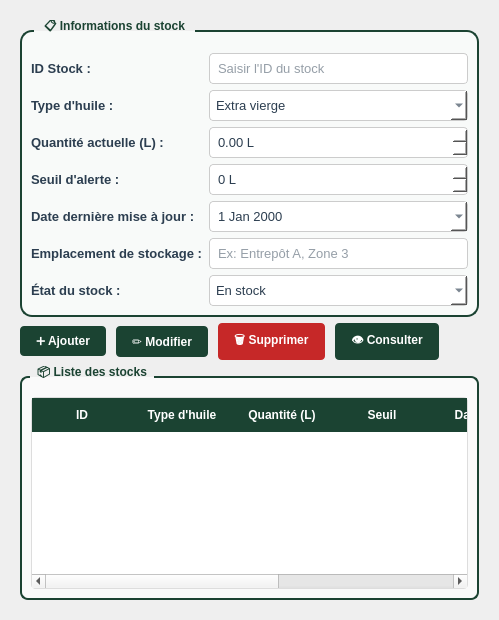
      <widget class="QWidget" name="tabGestionStock">
       <attribute name="title">
        <string>📦 Gestion Stock</string>
       </attribute>
       <layout class="QVBoxLayout" name="verticalLayout_1">
        <property name="leftMargin">
         <number>20</number>
        </property>
        <property name="topMargin">
         <number>20</number>
        </property>
        <property name="rightMargin">
         <number>20</number>
        </property>
        <property name="bottomMargin">
         <number>20</number>
        </property>
        <item>
         <widget class="QGroupBox" name="groupInfoStock">
          <property name="styleSheet">
           <string notr="true">QGroupBox {
    font-weight: bold;
    border: 2px solid #1B4332;
    border-radius: 12px;
    margin-top: 10px;
    padding-top: 12px;
    background-color: #f8faf9;
}
QGroupBox::title {
    subcontrol-origin: margin;
    left: 14px;
    padding: 0 8px;
    color: #1B4332;
}</string>
          </property>
          <property name="title">
           <string>📋 Informations du stock</string>
          </property>
          <layout class="QGridLayout" name="gridLayoutInfo">
           <item row="0" column="0">
            <widget class="QLabel" name="labelIdStock">
             <property name="styleSheet">
              <string notr="true">color: #2c3e50; font-size: 13px; font-weight: 600;</string>
             </property>
             <property name="text">
              <string>ID Stock :</string>
             </property>
            </widget>
           </item>
           <item row="0" column="1">
            <widget class="QLineEdit" name="lineEditIdStock">
             <property name="styleSheet">
              <string notr="true">QLineEdit {
    border: 1px solid #ccc;
    border-radius: 4px;
    padding: 6px;
    background: white;
    color: #2c3e50;
    font-size: 13px;
}
QLineEdit:focus {
    border: 2px solid #1B4332;
}</string>
             </property>
             <property name="placeholderText">
              <string>Saisir l'ID du stock</string>
             </property>
            </widget>
           </item>
           <item row="1" column="0">
            <widget class="QLabel" name="labelTypeHuile">
             <property name="styleSheet">
              <string notr="true">color: #2c3e50; font-size: 13px; font-weight: 600;</string>
             </property>
             <property name="text">
              <string>Type d'huile :</string>
             </property>
            </widget>
           </item>
           <item row="1" column="1">
            <widget class="QComboBox" name="comboTypeHuile">
             <property name="styleSheet">
              <string notr="true">QComboBox {
    border: 1px solid #ccc;
    border-radius: 4px;
    padding: 6px;
    background: white;
    color: #2c3e50;
    font-size: 13px;
}
QComboBox:focus {
    border: 2px solid #1B4332;
}</string>
             </property>
             <item>
              <property name="text">
               <string>Extra vierge</string>
              </property>
             </item>
             <item>
              <property name="text">
               <string>Vierge</string>
              </property>
             </item>
             <item>
              <property name="text">
               <string>Lampante</string>
              </property>
             </item>
            </widget>
           </item>
           <item row="2" column="0">
            <widget class="QLabel" name="labelQuantite">
             <property name="styleSheet">
              <string notr="true">color: #2c3e50; font-size: 13px; font-weight: 600;</string>
             </property>
             <property name="text">
              <string>Quantité actuelle (L) :</string>
             </property>
            </widget>
           </item>
           <item row="2" column="1">
            <widget class="QDoubleSpinBox" name="spinQuantite">
             <property name="styleSheet">
              <string notr="true">QDoubleSpinBox {
    border: 1px solid #ccc;
    border-radius: 4px;
    padding: 6px;
    background: white;
    color: #2c3e50;
    font-size: 13px;
}
QDoubleSpinBox:focus {
    border: 2px solid #1B4332;
}</string>
             </property>
             <property name="suffix">
              <string> L</string>
             </property>
             <property name="decimals">
              <number>2</number>
             </property>
             <property name="maximum">
              <double>100000.000000000000000</double>
             </property>
            </widget>
           </item>
           <item row="3" column="0">
            <widget class="QLabel" name="labelSeuilAlerte">
             <property name="styleSheet">
              <string notr="true">color: #2c3e50; font-size: 13px; font-weight: 600;</string>
             </property>
             <property name="text">
              <string>Seuil d'alerte :</string>
             </property>
            </widget>
           </item>
           <item row="3" column="1">
            <widget class="QSpinBox" name="spinSeuilAlerte">
             <property name="styleSheet">
              <string notr="true">QSpinBox {
    border: 1px solid #ccc;
    border-radius: 4px;
    padding: 6px;
    background: white;
    color: #2c3e50;
    font-size: 13px;
}
QSpinBox:focus {
    border: 2px solid #1B4332;
}</string>
             </property>
             <property name="suffix">
              <string> L</string>
             </property>
             <property name="maximum">
              <number>10000</number>
             </property>
            </widget>
           </item>
           <item row="4" column="0">
            <widget class="QLabel" name="labelDateMaj">
             <property name="styleSheet">
              <string notr="true">color: #2c3e50; font-size: 13px; font-weight: 600;</string>
             </property>
             <property name="text">
              <string>Date dernière mise à jour :</string>
             </property>
            </widget>
           </item>
           <item row="4" column="1">
            <widget class="QDateEdit" name="dateEditMaj">
             <property name="styleSheet">
              <string notr="true">QDateEdit {
    border: 1px solid #ccc;
    border-radius: 4px;
    padding: 6px;
    background: white;
    color: #2c3e50;
    font-size: 13px;
}
QDateEdit:focus {
    border: 2px solid #1B4332;
}</string>
             </property>
             <property name="calendarPopup">
              <bool>true</bool>
             </property>
            </widget>
           </item>
           <item row="5" column="0">
            <widget class="QLabel" name="labelEmplacement">
             <property name="styleSheet">
              <string notr="true">color: #2c3e50; font-size: 13px; font-weight: 600;</string>
             </property>
             <property name="text">
              <string>Emplacement de stockage :</string>
             </property>
            </widget>
           </item>
           <item row="5" column="1">
            <widget class="QLineEdit" name="lineEditEmplacement">
             <property name="styleSheet">
              <string notr="true">QLineEdit {
    border: 1px solid #ccc;
    border-radius: 4px;
    padding: 6px;
    background: white;
    color: #2c3e50;
    font-size: 13px;
}
QLineEdit:focus {
    border: 2px solid #1B4332;
}</string>
             </property>
             <property name="placeholderText">
              <string>Ex: Entrepôt A, Zone 3</string>
             </property>
            </widget>
           </item>
           <item row="6" column="0">
            <widget class="QLabel" name="labelEtatStock">
             <property name="styleSheet">
              <string notr="true">color: #2c3e50; font-size: 13px; font-weight: 600;</string>
             </property>
             <property name="text">
              <string>État du stock :</string>
             </property>
            </widget>
           </item>
           <item row="6" column="1">
            <widget class="QComboBox" name="comboEtatStock">
             <property name="styleSheet">
              <string notr="true">QComboBox {
    border: 1px solid #ccc;
    border-radius: 4px;
    padding: 6px;
    background: white;
    color: #2c3e50;
    font-size: 13px;
}
QComboBox:focus {
    border: 2px solid #1B4332;
}</string>
             </property>
             <item>
              <property name="text">
               <string>En stock</string>
              </property>
             </item>
             <item>
              <property name="text">
               <string>Stock faible</string>
              </property>
             </item>
             <item>
              <property name="text">
               <string>Rupture</string>
              </property>
             </item>
            </widget>
           </item>
          </layout>
         </widget>
        </item>
        <item>
         <layout class="QHBoxLayout" name="layoutBtnCRUD">
          <property name="spacing">
           <number>10</number>
          </property>
          <item>
           <widget class="QPushButton" name="btnAjouter">
            <property name="styleSheet">
             <string notr="true">QPushButton {
    background-color: #1B4332;
    color: white;
    border: none;
    padding: 8px 16px;
    border-radius: 4px;
    font-weight: bold;
}
QPushButton:hover {
    background-color: #234E3E;
}
QPushButton:pressed {
    background-color: #0F2A1F;
}</string>
            </property>
            <property name="text">
             <string>➕ Ajouter</string>
            </property>
           </widget>
          </item>
          <item>
           <widget class="QPushButton" name="btnModifier">
            <property name="styleSheet">
             <string notr="true">QPushButton {
    background-color: #1B4332;
    color: white;
    border: none;
    padding: 8px 16px;
    border-radius: 4px;
    font-weight: bold;
}
QPushButton:hover {
    background-color: #234E3E;
}
QPushButton:pressed {
    background-color: #0F2A1F;
}</string>
            </property>
            <property name="text">
             <string>✏️ Modifier</string>
            </property>
           </widget>
          </item>
          <item>
           <widget class="QPushButton" name="btnSupprimer">
            <property name="styleSheet">
             <string notr="true">QPushButton {
    background-color: #c62828;
    color: white;
    border: none;
    padding: 8px 16px;
    border-radius: 4px;
    font-weight: bold;
}
QPushButton:hover {
    background-color: #d32f2f;
}
QPushButton:pressed {
    background-color: #b71c1c;
}</string>
            </property>
            <property name="text">
             <string>🗑️ Supprimer</string>
            </property>
           </widget>
          </item>
          <item>
           <widget class="QPushButton" name="btnConsulter">
            <property name="styleSheet">
             <string notr="true">QPushButton {
    background-color: #1B4332;
    color: white;
    border: none;
    padding: 8px 16px;
    border-radius: 4px;
    font-weight: bold;
}
QPushButton:hover {
    background-color: #234E3E;
}
QPushButton:pressed {
    background-color: #0F2A1F;
}</string>
            </property>
            <property name="text">
             <string>👁️ Consulter</string>
            </property>
           </widget>
          </item>
          <item>
           <spacer name="horizontalSpacer_1">
            <property name="orientation">
             <enum>Qt::Horizontal</enum>
            </property>
            <property name="sizeHint" stdset="0">
             <size>
              <width>40</width>
              <height>20</height>
             </size>
            </property>
           </spacer>
          </item>
         </layout>
        </item>
        <item>
         <widget class="QGroupBox" name="groupTableStocks">
          <property name="styleSheet">
           <string notr="true">QGroupBox {
    font-weight: bold;
    border: 2px solid #1B4332;
    border-radius: 8px;
    margin-top: 10px;
    padding-top: 10px;
    background-color: #fafafa;
}
QGroupBox::title {
    subcontrol-origin: margin;
    left: 10px;
    padding: 0 5px;
    color: #1B4332;
}</string>
          </property>
          <property name="title">
           <string>📦 Liste des stocks</string>
          </property>
          <layout class="QVBoxLayout" name="verticalLayout_table">
           <item>
            <widget class="QTableWidget" name="tableStocks">
             <property name="styleSheet">
              <string notr="true">QTableWidget {
    border: 1px solid #ddd;
    border-radius: 4px;
    gridline-color: #e0e0e0;
}
QTableWidget::item:selected {
    background-color: rgba(27, 67, 50, 0.15);
    color: black;
}
QHeaderView::section {
    background-color: #1B4332;
    color: white;
    padding: 8px;
    border: none;
    font-weight: bold;
}</string>
             </property>
             <property name="alternatingRowColors">
              <bool>true</bool>
             </property>
             <property name="selectionBehavior">
              <enum>QAbstractItemView::SelectRows</enum>
             </property>
             <column>
              <property name="text">
               <string>ID</string>
              </property>
             </column>
             <column>
              <property name="text">
               <string>Type d'huile</string>
              </property>
             </column>
             <column>
              <property name="text">
               <string>Quantité (L)</string>
              </property>
             </column>
             <column>
              <property name="text">
               <string>Seuil</string>
              </property>
             </column>
             <column>
              <property name="text">
               <string>Date MAJ</string>
              </property>
             </column>
             <column>
              <property name="text">
               <string>Emplacement</string>
              </property>
             </column>
             <column>
              <property name="text">
               <string>État</string>
              </property>
             </column>
            </widget>
           </item>
          </layout>
         </widget>
        </item>
       </layout>
      </widget>
